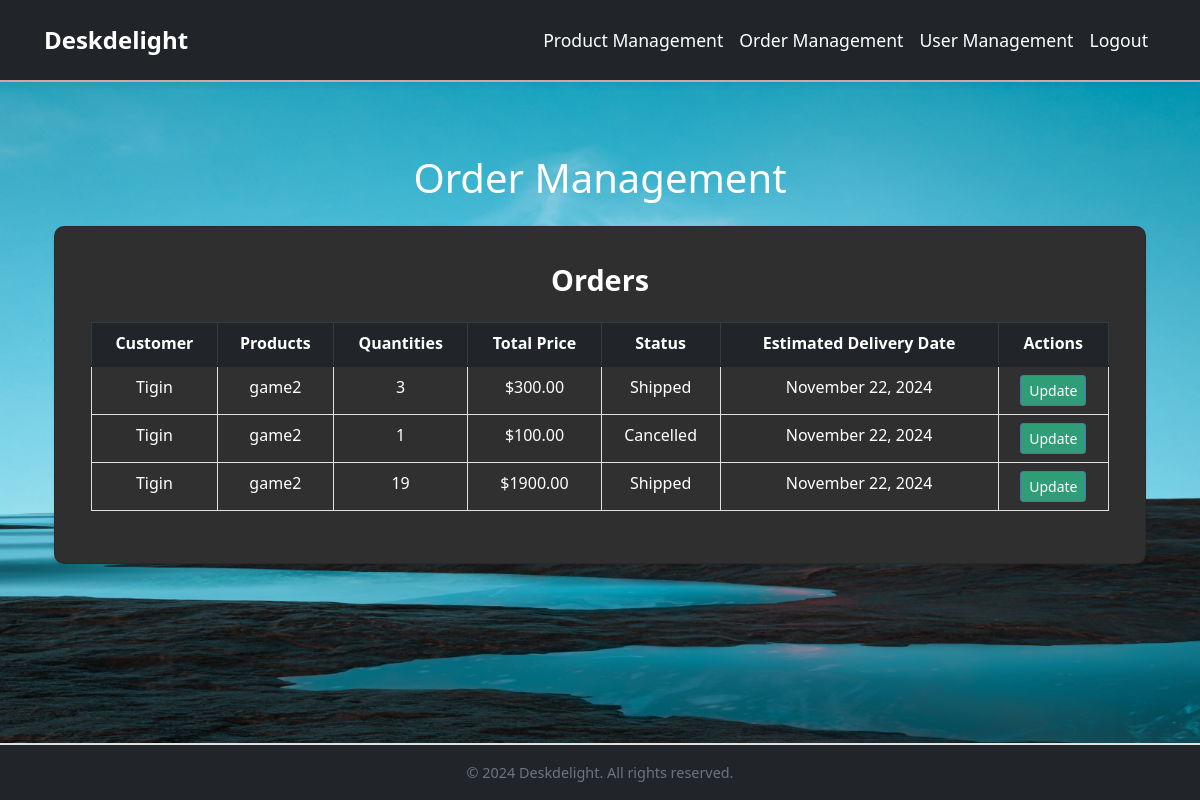
The page /custom_admin/order_management/ (signed in) on the database as committed earlier.
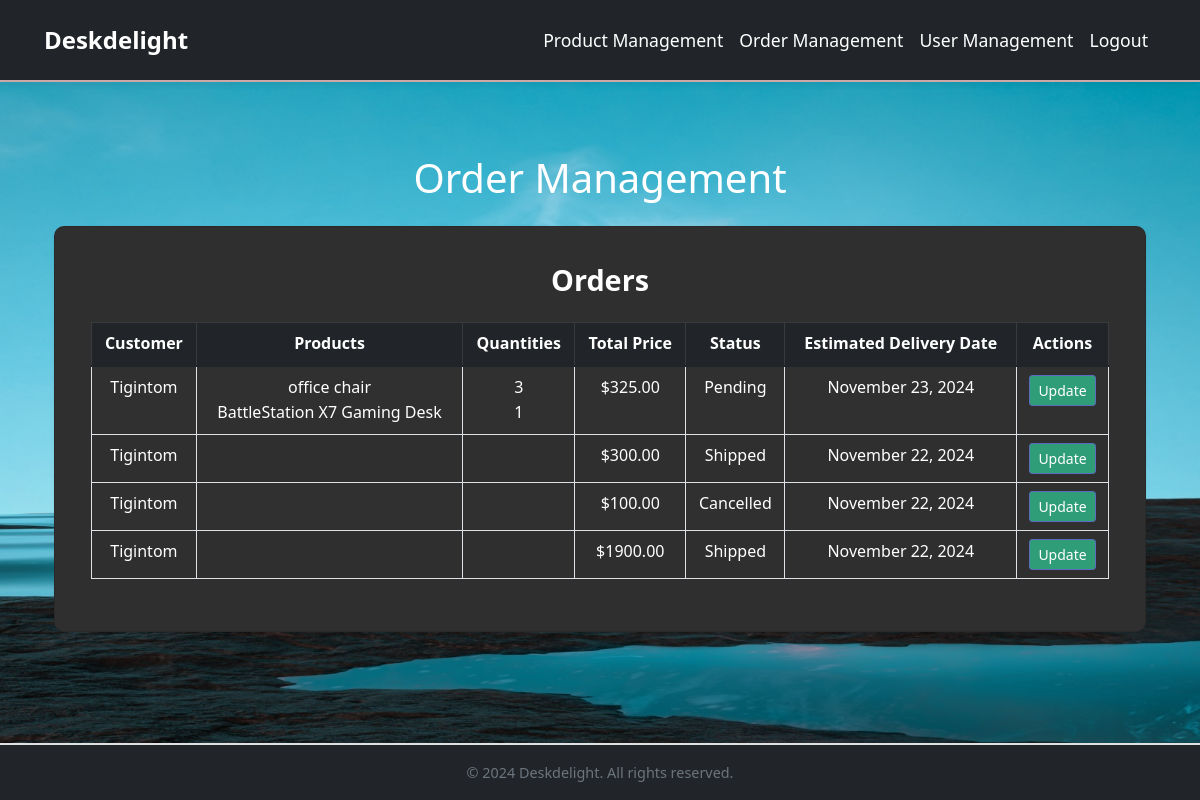
The same page on the database as committed later.
### myapp/models.py (models this page shows, shortened)
class Order(models.Model):
    customer = models.ForeignKey(settings.AUTH_USER_MODEL, on_delete=models.CASCADE)
    total_price = models.DecimalField(max_digits=10, decimal_places=2)
    status = models.CharField(
        max_length=20,
        choices=[('Pending', 'Pending'), ('Shipped', 'Shipped'), ('Delivered', 'Delivered'), ('Cancelled', 'Cancelled')],
        default='Pending',
    )
    shipping_address = models.TextField()
    phone_number = models.CharField(max_length=15)
    created_at = models.DateTimeField(auto_now_add=True)
    estimated_delivery_date = models.DateField(default=now() + timedelta(days=5))  # Add estimated delivery date

class CustomUser(AbstractUser):
    phone_number = models.CharField(max_length=15, blank=True, null=True)
    address = models.TextField(blank=True, null=True)

class OrderItem(models.Model):
    order = models.ForeignKey(Order, related_name='orderitem_set', on_delete=models.CASCADE)
    product = models.ForeignKey(Product, on_delete=models.CASCADE)
    quantity = models.PositiveIntegerField()
    total_price = models.DecimalField(max_digits=10, decimal_places=2)

class Product(models.Model):
    CATEGORY_CHOICES = [
        ('chair', 'Chair'),
        ('table', 'Table'),
    ]
    name = models.CharField(max_length=255)
    description = models.TextField()
    price = models.DecimalField(max_digits=10, decimal_places=2)
    image = models.ImageField(upload_to='products/', default='products/default.jpg')
    category = models.CharField(
        max_length=50,
        choices=CATEGORY_CHOICES,
        default='chair'
    )
    quantity_available = models.PositiveIntegerField(default=0)  # Track available stock

### myapp/views.py (the view)
# urls.py: path('custom_admin/order_management/', views.admin_order_management, name='admin_order_management'),
@login_required
def admin_order_management(request):
    if not request.user.is_staff:
        messages.error(request, "You are not authorized to view this page.")
        return redirect('admin_login')
    orders = Order.objects.prefetch_related('orderitem_set', 'customer').order_by('-created_at')
    return render(request, 'admin_order_management.html', {'orders': orders})

### templates/admin_order_management.html (shortened to what this page needs)
{% extends 'admin_base.html' %}
{% block content %}
<div class="container mt-5">
    <h1 class="text-center mb-4" style="color: #fff;">Order Management</h1>
    <div class="card shadow-sm" style="background-color: #2f2f2f; border-radius: 10px;">
        <div class="card-body">
            <h4 class="card-title text-center text-white mb-4">Orders</h4>
            <table class="table table-bordered table-striped">
                <thead class="table-dark">
                    <tr>
                        <th class="text-white">Customer</th>
                        <th class="text-white">Products</th>
                        <th class="text-white">Quantities</th>
                        <th class="text-white">Total Price</th>
                        <th class="text-white">Status</th>
                        <th class="text-white">Estimated Delivery Date</th>
                        <th class="text-white">Actions</th>
                    </tr>
                </thead>
                <tbody>
                    {% for order in orders %}
                    <tr>
                        <td class="text-white">{{ order.customer.username }}</td>
                        <td class="text-white">
                            {% for item in order.orderitem_set.all %}
                                {{ item.product.name }}<br>
                            {% endfor %}
                        </td>
                        <td class="text-white">
                            {% for item in order.orderitem_set.all %}
                                {{ item.quantity }}<br>
                            {% endfor %}
                        </td>
                        <td class="text-white">${{ order.total_price }}</td>
                        <td class="text-white">{{ order.status }}</td>
                        <td class="text-white">{{ order.estimated_delivery_date|date:"F d, Y" }}</td>
                        <td>
                            <a href="{% url 'update_order_status' order.id %}" class="btn btn-primary btn-sm">Update</a>
                        </td>
                    </tr>
                    {% empty %}
                    <tr>
                        <td colspan="8" class="text-center text-white">No orders found.</td>
                    </tr>
                    {% endfor %}
                </tbody>
            </table>
        </div>
    </div>
</div>
{% endblock %}

Rows that differ between the two databases and show on the page:
removed OrderItem: product.name "game2", quantity "3", shown under Order (number 2 of 4 on the later page)
removed OrderItem: product.name "game2", quantity "1", shown under Order "Cancelled"
removed OrderItem: product.name "game2", quantity "19", shown under Order (number 4 of 4 on the later page)
added Order: customer.username "Tigintom", total_price "325.00", status "Pending", estimated_delivery_date "November 23, 2024"
added OrderItem: product.name "office chair", quantity "3"
added OrderItem: product.name "BattleStation X7 Gaming Desk", quantity "1"
changed through a linked row, Order (number 2 of 4 on the later page): customer.username "Tigin" → "Tigintom"
changed through a linked row, Order "Cancelled": customer.username "Tigin" → "Tigintom"
changed through a linked row, Order (number 4 of 4 on the later page): customer.username "Tigin" → "Tigintom"
